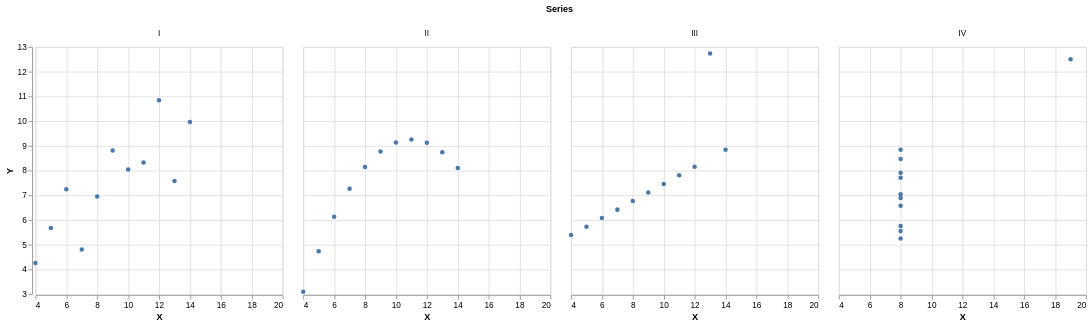

Specify this chart in Vega-Lite:
### Vega-Lite specification from a JSON file in a GitHub repository (floating-point values rounded to 4 significant figures)
{"$schema": "https://vega.github.io/schema/vega-lite/v6.json", "data": {"values": [{"Series": "I", "X": 10, "Y": 8.04}, {"Series": "I", "X": 8, "Y": 6.95}, {"Series": "I", "X": 13, "Y": 7.58}, {"Series": "I", "X": 9, "Y": 8.81}, {"Series": "I", "X": 11, "Y": 8.33}, {"Series": "I", "X": 14, "Y": 9.96}, {"Series": "I", "X": 6, "Y": 7.24}, {"Series": "I", "X": 4, "Y": 4.26}, {"Series": "I", "X": 12, "Y": 10.84}, {"Series": "I", "X": 7, "Y": 4.81}, {"Series": "I", "X": 5, "Y": 5.68}, {"Series": "II", "X": 10, "Y": 9.14}, {"Series": "II", "X": 8, "Y": 8.14}, {"Series": "II", "X": 13, "Y": 8.74}, {"Series": "II", "X": 9, "Y": 8.77}, {"Series": "II", "X": 11, "Y": 9.26}, {"Series": "II", "X": 14, "Y": 8.1}, {"Series": "II", "X": 6, "Y": 6.13}, {"Series": "II", "X": 4, "Y": 3.1}, {"Series": "II", "X": 12, "Y": 9.13}, {"Series": "II", "X": 7, "Y": 7.26}, {"Series": "II", "X": 5, "Y": 4.74}, {"Series": "III", "X": 10, "Y": 7.46}, {"Series": "III", "X": 8, "Y": 6.77}, {"Series": "III", "X": 13, "Y": 12.74}, {"Series": "III", "X": 9, "Y": 7.11}, {"Series": "III", "X": 11, "Y": 7.81}, {"Series": "III", "X": 14, "Y": 8.84}, {"Series": "III", "X": 6, "Y": 6.08}, {"Series": "III", "X": 4, "Y": 5.39}, {"Series": "III", "X": 12, "Y": 8.15}, {"Series": "III", "X": 7, "Y": 6.42}, {"Series": "III", "X": 5, "Y": 5.73}, {"Series": "IV", "X": 8, "Y": 6.58}, {"Series": "IV", "X": 8, "Y": 5.76}, {"Series": "IV", "X": 8, "Y": 7.71}, {"Series": "IV", "X": 8, "Y": 8.84}, {"Series": "IV", "X": 8, "Y": 8.47}, {"Series": "IV", "X": 8, "Y": 7.04}, {"Series": "IV", "X": 8, "Y": 5.25}, {"Series": "IV", "X": 19, "Y": 12.5}, {"Series": "IV", "X": 8, "Y": 5.56}, {"Series": "IV", "X": 8, "Y": 7.91}, {"Series": "IV", "X": 8, "Y": 6.89}]}, "mark": "circle", "encoding": {"column": {"field": "Series"}, "x": {"field": "X", "type": "quantitative", "scale": {"zero": false}}, "y": {"field": "Y", "type": "quantitative", "scale": {"zero": false}}, "opacity": {"value": 1}}}
